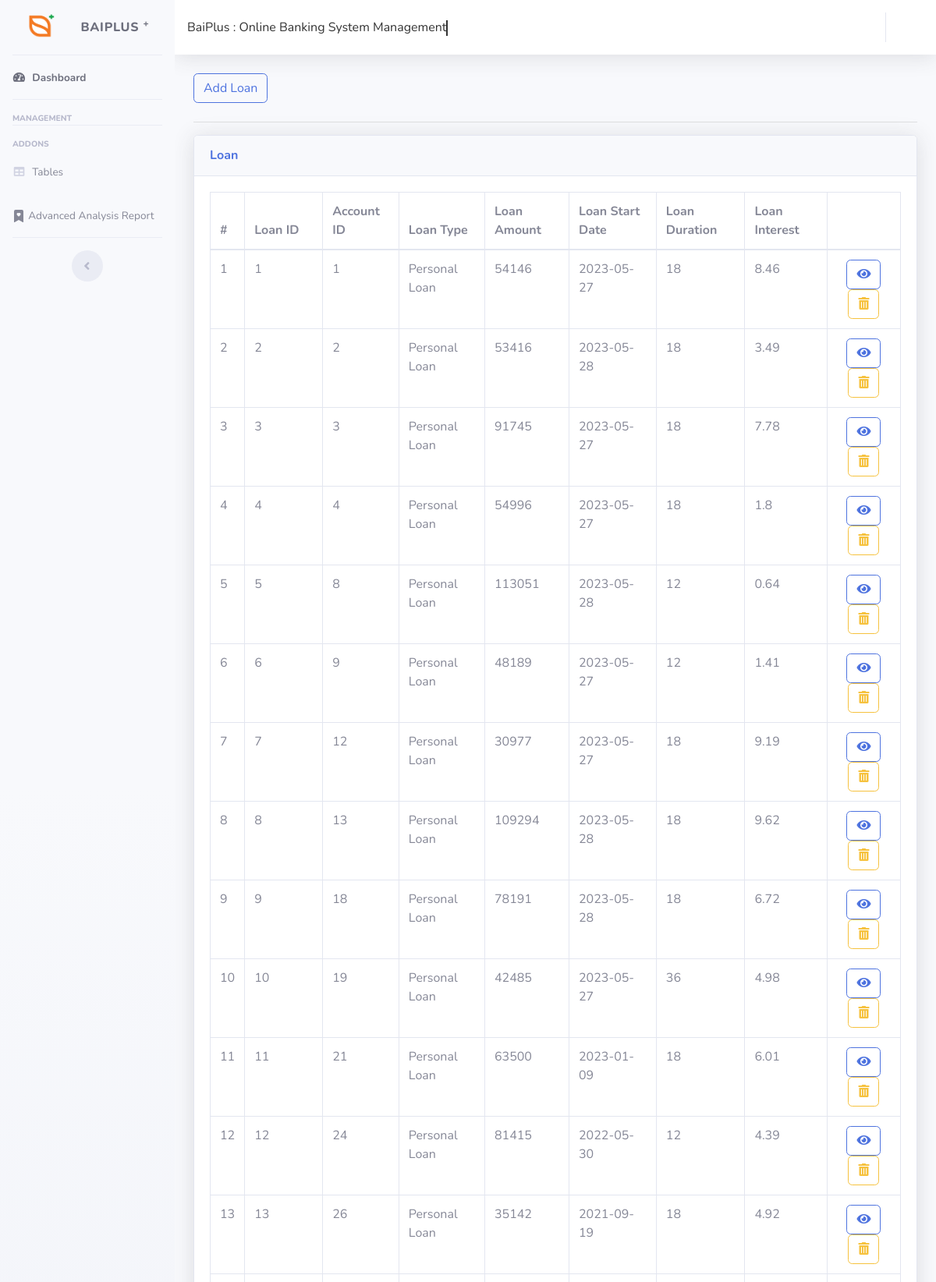
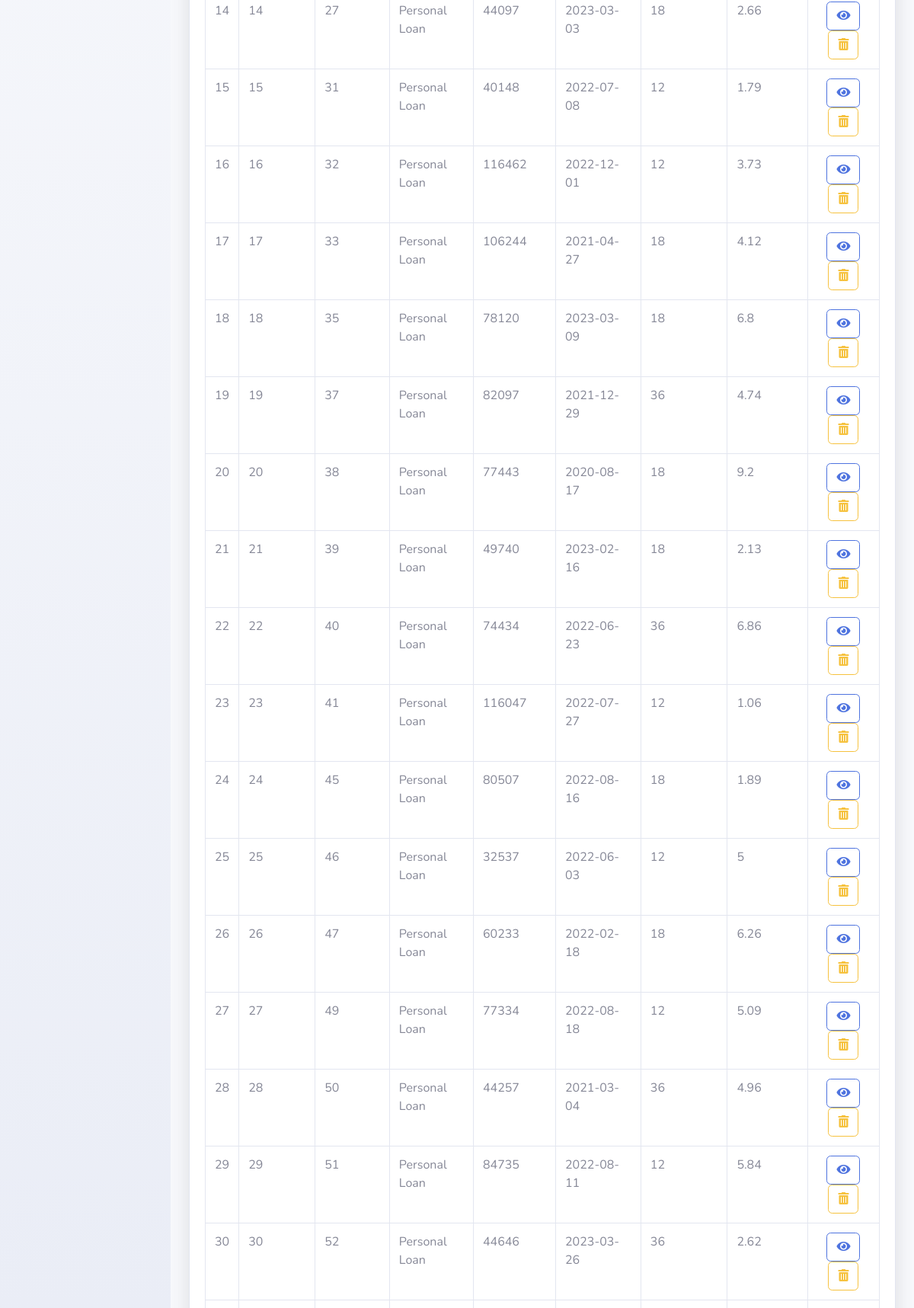
Screenshot of /public_admin/loan.php (upper part) with the database file from the repository (2 pictures, top to bottom).
### tables this page shows
CREATE TABLE `loan` (
  `loan_id` int(16) UNSIGNED ZEROFILL NOT NULL,
  `account_id` int(10) UNSIGNED ZEROFILL NOT NULL,
  `loan_type` varchar(16) NOT NULL,
  `loan_amount` double NOT NULL,
  `loan_start_date` date NOT NULL,
  `loan_duration` int(2) NOT NULL,
  `loan_interest` double NOT NULL
);

### public_admin/loan.php (the view, shortened to what this page needs)
<?php
require_once "db.php";
?>
<!DOCTYPE html>
<html lang="en">
<head>
    <link href="vendor/fontawesome-free/css/all.min.css" rel="stylesheet" type="text/css">
    <link href="css/sb-admin-2.min.css" rel="stylesheet">
    <link href="vendor/datatables/dataTables.bootstrap4.min.css" rel="stylesheet">
</head>
<body id="page-top">
    <div id="wrapper">
        <ul class="navbar-nav bg-gradient-light sidebar sidebar-light accordion" id="accordionSidebar">
            <a class="sidebar-brand d-flex align-items-center justify-content-center" href="index.php">
                <div class="sidebar-brand-icon rotate-n-0">
                    <img src="img\baiplus_logo.png.png" alt="baiplus_logo" width="71">
                </div>
                <div class="sidebar-brand-text mx-3">BaiPlus <sup>+</sup></div>
            </a>
            <hr class="sidebar-divider my-0">
            <li class="nav-item active">
                <a class="nav-link" href="index.php">
                    <i class="fas fa-fw fa-tachometer-alt"></i>
                    <span>Dashboard</span></a>
            </li>
            <hr class="sidebar-divider">
            <div class="sidebar-heading">
                Management
            </div>
            <hr class="sidebar-divider">
            <div class="sidebar-heading">
                Addons
            </div>
            <li class="nav-item">
                        <a class="nav-link" href="table.php">
                            <i class="fas fa-fw fa-table"></i>
                            <span>Tables</span></a>
                    </li>
                    <li class="nav-item">
                        <a class="nav-link" href="advance.php">
                            <span>Advanced Analysis Report</span></a>
                    </li>
            <hr class="sidebar-divider d-none d-md-block">
            <div class="text-center d-none d-md-inline">
                <button class="rounded-circle border-0" id="sidebarToggle"></button>
            </div>
        </ul>
        <div id="content-wrapper" class="d-flex flex-column">
            <div id="content">
                <nav class="navbar navbar-expand navbar-light bg-white topbar mb-4 static-top shadow">
                    <div class="top-tools-bar">
                        <h1 class="animated-text" style="margin-top: 10px;">BaiPlus : Online Banking System Management</h1>
                    </div>
                    <ul class="navbar-nav ml-auto">
                        <li class="nav-item dropdown no-arrow">
                            <a class="nav-link dropdown-toggle" href="#" id="userDropdown" role="button" data-toggle="dropdown" aria-haspopup="true" aria-expanded="false">
                            </a>
                        </li>
                    </ul>
                </nav>
                <div class="page-transition-scale-in">
                    <div class="container-fluid">
                        <div class="d-sm-flex align-items-center justify-content-between mb-4">
                            <button type="button" class="btn btn-outline-primary" data-toggle="modal" data-target="#customeraddmodal">Add Loan</i></button>
                        </div>
                        <hr>
                        <div class="row">
                            <div class="col-xl-12 col-lg-7">
                                <div class="card shadow mb-4">
                                    <div class="card-header py-3">
                                        <h6 class="m-0 font-weight-bold text-primary">Loan</h6>
                                    </div>
                                    <div class="card-body">
                                        <form action="edit.php" method="POST" enctype="multipart/form-data">
                                            <div class="table-responsive">
                                                <table class="table table-bordered" id="dataTable" width="100%" cellspacing="0">
                                                    <thead>
                                                        <tr>
                                                            <th scope="col">#</th>
                                                            <th scope="col" width="100px">Loan ID</th>
                                                            <th scope="col">Account ID</th>
                                                            <th scope="col">Loan Type</th>
                                                            <th scope="col">Loan Amount</th>
                                                            <th scope="col">Loan Start Date</th>
                                                            <th scope="col">Loan Duration</th>
                                                            <th scope="col">Loan Interest</th>
                                                            <th scope="col"></th>
                                                        </tr>
                                                    </thead>
                                                    <tbody>
                                                        <?php
                                                        $stmt = $conn->query("SELECT * FROM loan");
                                                        $stmt->execute();
                                                        $loan = $stmt->fetchAll();
                                                        if (!$loan) {
                                                        } else {
                                                            foreach ($loan as $loan) {
                                                        ?>
                                                                <tr>
                                                                    <td scope="row"><?= $loan['loan_id']; ?></td>
                                                                    <td><?= $loan['account_id']; ?></td>
                                                                    <td><?= $loan['loan_type']; ?></td>
                                                                    <td><?= $loan['loan_amount']; ?></td>
                                                                    <td><?= $loan['loan_start_date']; ?></td>
                                                                    <td><?= $loan['loan_duration']; ?></td>
                                                                    <td><?= $loan['loan_interest']; ?></td>
                                                                    <td class="text-center">
                                                                        <a href="editloan.php?id=<?= $loan['loan_id']; ?>" class="btn btn-outline-primary">
                                                                            <i class="fa fa-eye" aria-hidden="true"></i>
                                                                        </a>
                                                                        <a href="?delete=<?= $loan['loan_id']; ?>" class="btn btn-outline-warning" onclick="return confirm('Are you sure you want to delete this customer? This action cannot be undone. Deleting this customer will also delete any associated accounts and transactions. Please confirm that you wish to proceed with the deletion?'); ">
                                                                            <i class="fas fa-trash-alt"></i>
                                                                        </a>
                                                                    </td>
                                                                </tr>
                                                        <?php }
                                                        } ?>
                                                    </tbody>
                                                </table>
                                            </div>
                                        </form>
                                    </div>
                                </div>
                            </div>
                        </div>
                    </div>
                </div>
            </div>
        </div>
</body>
</html>

### public_admin/loan.php (style rules this page uses)
.animated-text { font-size: 1rem; text-align: center; overflow: hidden; white-space: nowrap; color: #333; border-right: 0.15em solid #333; animation: typing 0.5s steps(40, end), blink-caret 1.5s step-end infinite; transition: border-color 0.5s ease-out; }
.page-transition-scale-in { animation: scale-in 0.5s ease-in-out; }

### rows the page displays
loan: loan_id "1", account "1", loan_type "Personal Loan", loan_amount "54146", loan_start_date "2023-05-27", loan_duration "18", loan_interest "8.46"
loan: loan_id "2", account "2", loan_type "Personal Loan", loan_amount "53416", loan_start_date "2023-05-28", loan_duration "18", loan_interest "3.49"
loan: loan_id "3", account "3", loan_type "Personal Loan", loan_amount "91745", loan_start_date "2023-05-27", loan_duration "18", loan_interest "7.78"
loan: loan_id "4", account "4", loan_type "Personal Loan", loan_amount "54996", loan_start_date "2023-05-27", loan_duration "18", loan_interest "1.8"
loan: loan_id "5", account "8", loan_type "Personal Loan", loan_amount "113051", loan_start_date "2023-05-28", loan_duration "12", loan_interest "0.64"
loan: loan_id "6", account "9", loan_type "Personal Loan", loan_amount "48189", loan_start_date "2023-05-27", loan_duration "12", loan_interest "1.41"
loan: loan_id "7", account "12", loan_type "Personal Loan", loan_amount "30977", loan_start_date "2023-05-27", loan_duration "18", loan_interest "9.19"
loan: loan_id "8", account "13", loan_type "Personal Loan", loan_amount "109294", loan_start_date "2023-05-28", loan_duration "18", loan_interest "9.62"
loan: loan_id "9", account "18", loan_type "Personal Loan", loan_amount "78191", loan_start_date "2023-05-28", loan_duration "18", loan_interest "6.72"
loan: loan_id "10", account "19", loan_type "Personal Loan", loan_amount "42485", loan_start_date "2023-05-27", loan_duration "36", loan_interest "4.98"
loan: loan_id "11", account "21", loan_type "Personal Loan", loan_amount "63500", loan_start_date "2023-01-09", loan_duration "18", loan_interest "6.01"
loan: loan_id "12", account "24", loan_type "Personal Loan", loan_amount "81415", loan_start_date "2022-05-30", loan_duration "12", loan_interest "4.39"
loan: loan_id "13", account "26", loan_type "Personal Loan", loan_amount "35142", loan_start_date "2021-09-19", loan_duration "18", loan_interest "4.92"
loan: loan_id "14", account "27", loan_type "Personal Loan", loan_amount "44097", loan_start_date "2023-03-03", loan_duration "18", loan_interest "2.66"
loan: loan_id "15", account "31", loan_type "Personal Loan", loan_amount "40148", loan_start_date "2022-07-08", loan_duration "12", loan_interest "1.79"
loan: loan_id "16", account "32", loan_type "Personal Loan", loan_amount "116462", loan_start_date "2022-12-01", loan_duration "12", loan_interest "3.73"
loan: loan_id "17", account "33", loan_type "Personal Loan", loan_amount "106244", loan_start_date "2021-04-27", loan_duration "18", loan_interest "4.12"
loan: loan_id "18", account "35", loan_type "Personal Loan", loan_amount "78120", loan_start_date "2023-03-09", loan_duration "18", loan_interest "6.8"
loan: loan_id "19", account "37", loan_type "Personal Loan", loan_amount "82097", loan_start_date "2021-12-29", loan_duration "36", loan_interest "4.74"
loan: loan_id "20", account "38", loan_type "Personal Loan", loan_amount "77443", loan_start_date "2020-08-17", loan_duration "18", loan_interest "9.2"
loan: loan_id "21", account "39", loan_type "Personal Loan", loan_amount "49740", loan_start_date "2023-02-16", loan_duration "18", loan_interest "2.13"
loan: loan_id "22", account "40", loan_type "Personal Loan", loan_amount "74434", loan_start_date "2022-06-23", loan_duration "36", loan_interest "6.86"
loan: loan_id "23", account "41", loan_type "Personal Loan", loan_amount "116047", loan_start_date "2022-07-27", loan_duration "12", loan_interest "1.06"
loan: loan_id "24", account "45", loan_type "Personal Loan", loan_amount "80507", loan_start_date "2022-08-16", loan_duration "18", loan_interest "1.89"
loan: loan_id "25", account "46", loan_type "Personal Loan", loan_amount "32537", loan_start_date "2022-06-03", loan_duration "12", loan_interest "5"
loan: loan_id "26", account "47", loan_type "Personal Loan", loan_amount "60233", loan_start_date "2022-02-18", loan_duration "18", loan_interest "6.26"
loan: loan_id "27", account "49", loan_type "Personal Loan", loan_amount "77334", loan_start_date "2022-08-18", loan_duration "12", loan_interest "5.09"
loan: loan_id "28", account "50", loan_type "Personal Loan", loan_amount "44257", loan_start_date "2021-03-04", loan_duration "36", loan_interest "4.96"
loan: loan_id "29", account "51", loan_type "Personal Loan", loan_amount "84735", loan_start_date "2022-08-11", loan_duration "12", loan_interest "5.84"
loan: loan_id "30", account "52", loan_type "Personal Loan", loan_amount "44646", loan_start_date "2023-03-26", loan_duration "36", loan_interest "2.62"
